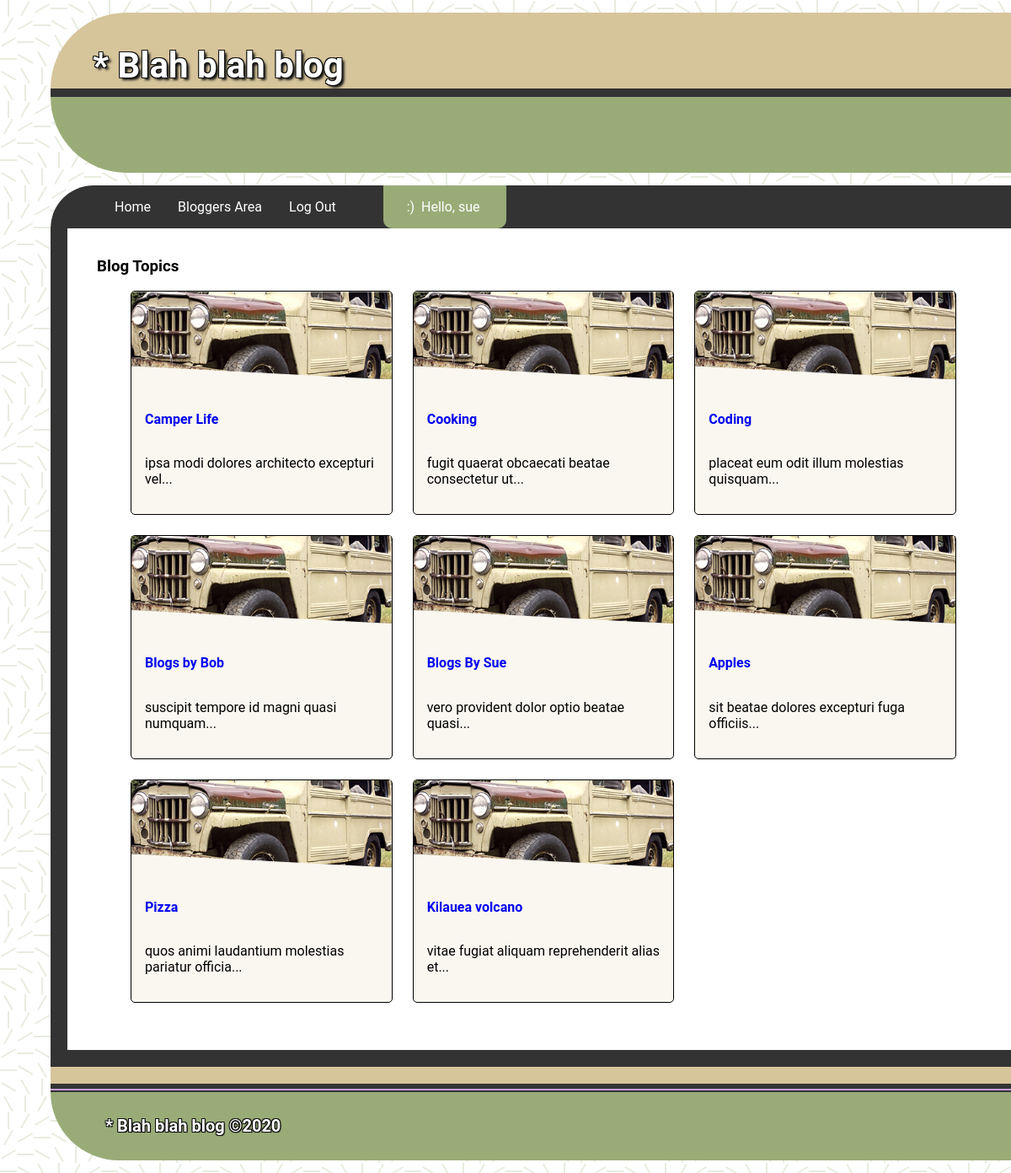
Screenshot of / (signed in) with the database file from the repository.
### blog_app/models.py (models this page shows)
class Topic(models.Model):
    text = models.CharField(max_length=255)
    date_added = models.DateTimeField(auto_now_add=True)
    owner = models.ForeignKey(User, on_delete=models.CASCADE)
    def __str__(self):
        return self.text

### blog_app/views.py (the view)
# urls.py: path('', views.index, name='index'),
def index(request):
    topics = Topic.objects.order_by('date_added')
    content = {"topics": topics}
    return render(request, 'blog_app/index.html', content)

### blog_app/templates/blog_app/index.html
{% extends 'blog_app/base.html' %}
{%load static %}
{% block content %}
<div>
    <h3>Blog Topics</h3>
</div>
<div class="cards">
    <ul>
        {% if request.user.is_authenticated.is_owner %}
            {% for topic in topics %}
                <li class="card">
                    <div class="img"><img src="{% static 'jeep.jpg' %}" alt=""></div>
                    <div class="text">
                        <h4><a href="{% url 'blog_app:topic' topic.id %}">{{ topic }}</a></h4>
                        <p>{% lorem 6 w random %}...</p>
                    </div>
                </li>
            {% empty %}
                <li class="card">No Blog Topics have been added yet.</li>
            {% endfor %}
        {% else %}
            {% for topic in topics %}
                <li class="card">
                    <div class="img"><img src="{% static 'jeep.jpg' %}" alt=""></div>
                    <div class="text">
                        <h4><a href="{% url 'blog_app:pub_topic' topic.id %}">{{ topic }}</a></h4>
                        <p>{% lorem 6 w random %}...</p>
                    </div>
                </li>
            {% empty %}
                <li class="card">No Blog Topics have been added yet.</li>
            {% endfor %}
        {% endif %}
    </ul>
</div>
{% endblock content %}

### blog_app/templates/blog_app/base.html (shortened to what this page needs)
<!DOCTYPE html>
<html lang="en">
<head>
    {% load static %}
    <link rel="stylesheet" href="{% static 'style.css' %}">
</head>
<body class="bdy_bkg_shape">
<div class="header">
    <h1>{{ page_title|title }} {{ topic|title }} * Blah blah blog </h1>
</div>
<hr class="hoz_black_line">
<div class="header_base">
</div>
<div class="navbar">
    {% with request.resolver_match.url_name as url_name %}
    <a href="{% url 'blog_app:index' %}">Home</a>
    <a href="{% url 'blog_app:topics' %}">Bloggers Area</a>
    {% if user.is_authenticated %}
    <a href="{% url 'users:logout' %}">Log Out</a>
    <a href="" class="dead_nav_space">&nbsp;&nbsp;</a>
    <a href="" class="user_auth_display">&nbsp;&nbsp;&nbsp;:)&nbsp; Hello, {{ user.username }} &nbsp;&nbsp;&nbsp;</a>
    {% else %}
    <a href="{% url 'users:register' %}">Register</a>
    <a href="{% url 'users:login' %}">Log In</a>
    {% endif %}
    {% endwith %}
</div>
<div class="outerContainer">
    <div class="innerContainer">
        {% block content %}
        {% endblock content %}
    </div>
</div>
<div class="footer_cap"></div>
<hr class="hoz_ac_line">
<hr class="hoz_P_thin">
<hr class="hoz_black_thin">
<div class="footer">
    <h1>{{ page_title|title }} {{ topic|title }}&nbsp;*&nbsp;Blah blah blog &#169;2020&nbsp;&nbsp;</h1>
</div>
</body>
</html>

### blog_app/static/style.css (style rules this page uses)
body { margin: 15px 0 0 60px; font-family: "Roboto", "Lucida Grande", Verdana, Arial, sans-serif; }
.bdy_bkg_shape { background-color: #ffffff; }
.header { padding: 10px 0 0 50px; text-align: left; text-shadow: 3px 3px 3px #111, -1px -1px 0 #111, 1px -1px 0 #111, -1px 1px 0 #111, 1px 1px 0 #111; background: #D6C59B; color: white; font-size: 21px; white-space: nowrap; border-radius: 500px 0 0 0; min-height: 5rem; }
.header_base { padding: 10px 0 0 90px; text-align: left; background: #99AC77; border-radius: 0 0 0 500px; min-height: 5rem; margin-bottom: 15px; }
hr.hoz_black_line { border: 5px solid #333; border-radius: 0 0 0 0; margin: 0 0 0 0; top: 0; }
hr.hoz_black_thin { border: 1px solid #333; border-radius: 0 0 0 0; margin: 0 0 0 0; top: 0; }
hr.hoz_ac_line { border: 3px solid #333; border-radius: 0 0 0 0; margin: 0 0 0 0; top: 0; }
hr.hoz_P_thin { border: 1px solid #C59AD6; border-radius: 0 0 0 0; margin: 0 0 0 0; top: 0; }
.navbar { margin-top: 5px; padding: 0px 0 0 60px;white-space: nowrap; overflow: hidden; background-color: #333; border-radius: 500px 0 0 0; }
.navbar a { float: left; font-size: 16px; color: white; text-align: center; padding: 16px 16px; text-decoration: none; }
.user_auth_display { float: right; background-color: #99AC77; pointer-events: none; cursor: default; border-radius: 0 0 10px 10px; }
.dead_nav_space { pointer-events: none; cursor: default; white-space: nowrap; }
.outerContainer { display: block; background-color: white; border-left: 20px solid #333; border-right: 0; border-bottom: 20px solid #333; height: 100%; top: 0; }
.innerContainer { padding: 15px 0 15px 35px; min-height: 560px; margin-right: 65px; margin-bottom: 25px; background-color: white; }
.cards > ul { list-style: none; }
.card + .card { margin-top: 1.5rem; }
.card { border: 1px solid; border-radius: 5px; display: flex; flex-direction: column; position: relative; background-color: rgba(230,215,180,0.2); }
.card .text { padding: 1rem; flex: 1 0 auto; display: flex; flex-direction: column; }
.card p { max-width: 65ch; }
.card .img { height: 6.5rem; clip-path: polygon(0 0, 100% 0, 100% 100%, 0 calc(100% - 1rem)); }
.card .img img { width: 100%; height: 100%; object-fit: cover; filter: grayscale(10%) contrast(125%) sepia(20%); }
.card a { text-decoration: none; }
.card a::after { content: ''; position: absolute; left: 0; top: 0; right: 0; bottom: 0; }
.card .text > * + * { margin-top: 0.75rem; }
.card .text > :last-child { margin-top: auto; padding-top: 0.75rem; }
.footer_cap { min-height: 20px; background: #D6C59B; }
.footer { margin-bottom: 15px; padding: 15px 0 15px 60px; text-align: left; background: #99AC77; color: white; font-size: 10px; border-radius: 0 0 0 500px; text-shadow: 1px 1px 1px #111, -1px -1px 0 #111, 1px -1px 0 #111, -1px 1px 0 #111, 1px 1px 0 #111; }

### rows the page displays
Topic: text "Camper Life", lorem "ipsa modi dolores architecto excepturi vel"
Topic: text "Cooking", lorem "fugit quaerat obcaecati beatae consectetur ut"
Topic: text "Coding", lorem "placeat eum odit illum molestias quisquam"
Topic: text "Blogs by Bob", lorem "suscipit tempore id magni quasi numquam"
Topic: text "Blogs By Sue", lorem "vero provident dolor optio beatae quasi"
Topic: text "Apples", lorem "sit beatae dolores excepturi fuga officiis"
Topic: text "Pizza", lorem "quos animi laudantium molestias pariatur officia"
Topic: text "Kilauea volcano", lorem "vitae fugiat aliquam reprehenderit alias et"

### other values shown
{{ user.username }} "sue"
